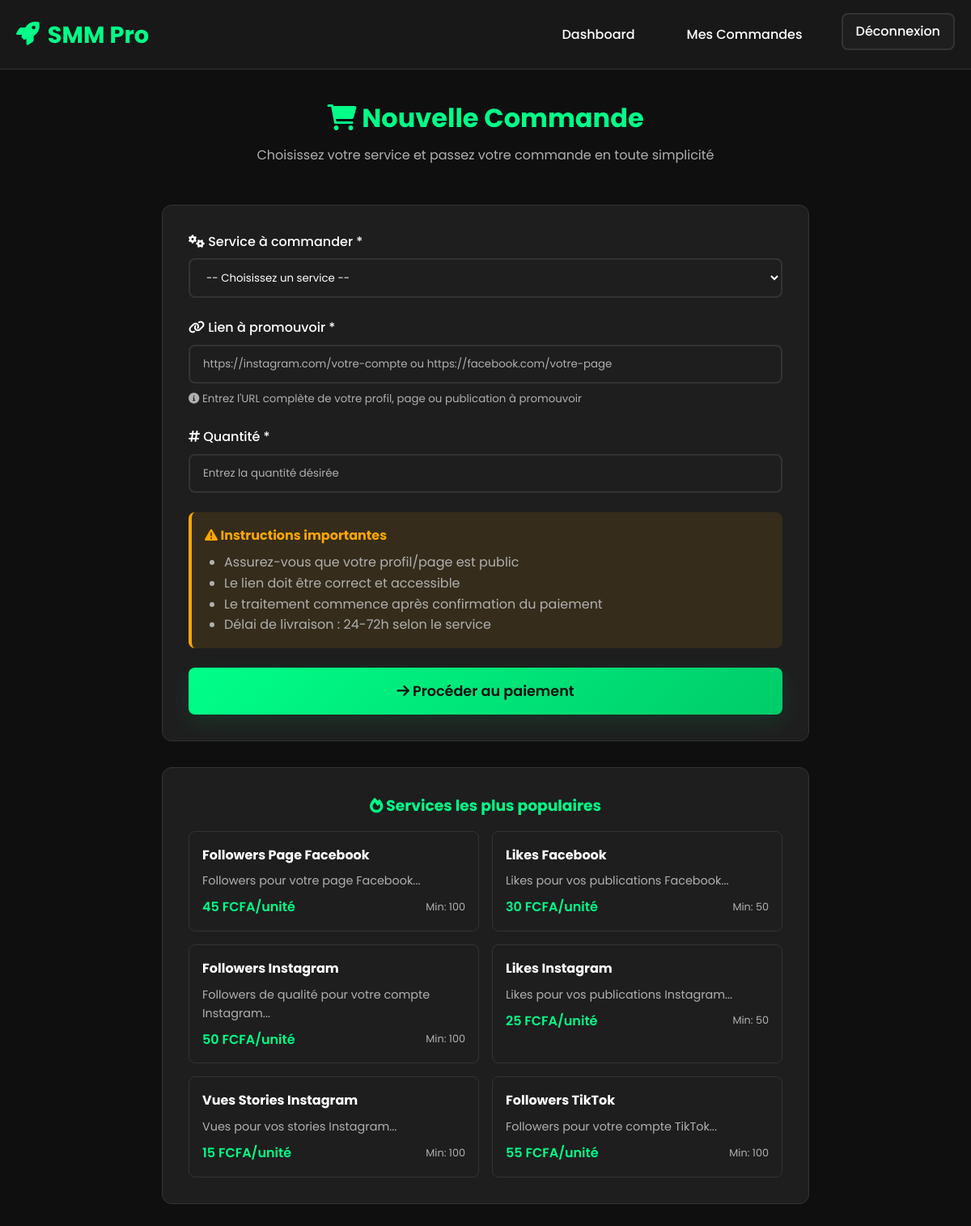
Screenshot of /order.php (signed in) with the database file from the repository.
### tables this page shows
CREATE TABLE IF NOT EXISTS services (
    id INT AUTO_INCREMENT PRIMARY KEY,
    category_id INT NOT NULL,
    name VARCHAR(200) NOT NULL,
    description TEXT,
    price_per_unit DECIMAL(10,2) NOT NULL,
    min_quantity INT DEFAULT 1,
    max_quantity INT DEFAULT 10000,
    is_active BOOLEAN DEFAULT TRUE,
    created_at TIMESTAMP DEFAULT CURRENT_TIMESTAMP,
    FOREIGN KEY (category_id) REFERENCES categories(id) ON DELETE CASCADE
);

### config/database.php (called while the page is built, shortened)
<?php
class Database {
    private $connection;
    public function __construct() {
        try {
            $this->connection = new PDO(
                "mysql:host=" . DB_HOST . ";dbname=" . DB_NAME . ";charset=utf8mb4",
                DB_USER,
                DB_PASS,
                [
                    PDO::ATTR_ERRMODE => PDO::ERRMODE_EXCEPTION,
                    PDO::ATTR_DEFAULT_FETCH_MODE => PDO::FETCH_ASSOC,
                    PDO::ATTR_EMULATE_PREPARES => false
                ]
            );
        } catch(PDOException $e) {
            die("Erreur de connexion à la base de données: " . $e->getMessage());
        }
    }
    public function query($sql, $params = []) {
        $stmt = $this->connection->prepare($sql);
        $stmt->execute($params);
        return $stmt;
    }
    public function fetchAll($sql, $params = []) {
        return $this->query($sql, $params)->fetchAll();
    }
}
?>

### includes/auth.php (called while the page is built, shortened)
<?php
require_once '/home/u634930929/domains/darkgoldenrod-turkey-940813.hostingersite.com/public_html/config/database.php';
function formatPrice($price) {
    return number_format($price, 0, ',', ' ') . ' FCFA';
}
?>

### order.php (the view, shortened to what this page needs)
<?php
require_once 'includes/auth.php';
$db = new Database();
$services = $db->fetchAll("
    SELECT s.*, c.name as category_name
    FROM services s
    JOIN categories c ON s.category_id = c.id
    WHERE s.is_active = 1
    ORDER BY c.name, s.name
");
?>
<!DOCTYPE html>
<html lang="fr">
<head>
    <link rel="stylesheet" href="assets/css/style.css">
    <link rel="stylesheet" href="https://cdnjs.cloudflare.com/ajax/libs/font-awesome/6.0.0/css/all.min.css">
</head>
<body>
    <nav class="navbar">
        <div class="container">
            <div class="nav-content">
                <a href="index.php" class="logo">
                    <i class="fas fa-rocket"></i>
                    <?php echo SITE_NAME; ?>
                </a>
                <ul class="nav-links">
                    <li><a href="dashboard.php">Dashboard</a></li>
                    <li><a href="orders.php">Mes Commandes</a></li>
                    <li><a href="logout.php" class="btn btn-secondary">Déconnexion</a></li>
                </ul>
            </div>
        </div>
    </nav>
    <div class="container" style="margin-top: 120px; margin-bottom: 4rem;">
        <div style="max-width: 800px; margin: 0 auto;">
            <div style="text-align: center; margin-bottom: 3rem;">
                <h1 style="color: var(--primary-color); margin-bottom: 0.5rem;">
                    <i class="fas fa-shopping-cart"></i> Nouvelle Commande
                </h1>
                <p style="color: var(--text-secondary);">
                    Choisissez votre service et passez votre commande en toute simplicité
                </p>
            </div>
            <div class="card">
                <form method="POST" action="" id="orderForm">
                    <div class="form-group">
                        <label for="service_id">
                            <i class="fas fa-cogs"></i> Service à commander *
                        </label>
                        <select id="service_id" name="service_id" class="form-control" required onchange="updateServiceInfo()">
                            <option value="">-- Choisissez un service --</option>
                        </select>
                    </div>
                    <div class="form-group">
                        <label for="link">
                            <i class="fas fa-link"></i> Lien à promouvoir *
                        </label>
                        <input type="url" id="link" name="link" class="form-control"
                               placeholder="https://instagram.com/votre-compte ou https://facebook.com/votre-page"
                               value="<?php echo isset($_POST['link']) ? htmlspecialchars($_POST['link']) : ''; ?>"
                               required>
                        <small style="color: var(--text-secondary); margin-top: 0.5rem; display: block;">
                            <i class="fas fa-info-circle"></i>
                            Entrez l'URL complète de votre profil, page ou publication à promouvoir
                        </small>
                    </div>
                    <div class="form-group">
                        <label for="quantity">
                            <i class="fas fa-hashtag"></i> Quantité *
                        </label>
                        <input type="number" id="quantity" name="quantity" class="form-control"
                               placeholder="Entrez la quantité désirée"
                               value="<?php echo isset($_POST['quantity']) ? $_POST['quantity'] : ''; ?>"
                               min="1" required oninput="calculateTotal()">
                    </div>
                    <div style="margin-bottom: 1.5rem; padding: 1rem; background: rgba(255, 165, 0, 0.1); border-radius: 8px; border-left: 4px solid var(--warning-color);">
                        <h4 style="color: var(--warning-color); margin-bottom: 0.5rem;">
                            <i class="fas fa-exclamation-triangle"></i> Instructions importantes
                        </h4>
                        <ul style="color: var(--text-secondary); margin: 0; padding-left: 1.5rem;">
                            <li>Assurez-vous que votre profil/page est public</li>
                            <li>Le lien doit être correct et accessible</li>
                            <li>Le traitement commence après confirmation du paiement</li>
                            <li>Délai de livraison : 24-72h selon le service</li>
                        </ul>
                    </div>
                    <button type="submit" class="btn btn-primary" style="width: 100%; font-size: 1.1rem; padding: 1rem;" id="submitBtn" disabled>
                        <i class="fas fa-arrow-right"></i> Procéder au paiement
                    </button>
                </form>
            </div>
            <div class="card" style="margin-top: 2rem;">
                <h3 style="color: var(--primary-color); margin-bottom: 1rem; text-align: center;">
                    <i class="fas fa-fire"></i> Services les plus populaires
                </h3>
                <div style="display: grid; grid-template-columns: repeat(auto-fit, minmax(250px, 1fr)); gap: 1rem;">
                    <?php
                    $popular_services = array_slice($services, 0, 6);
                    foreach ($popular_services as $service):
                    ?>
                        <div style="padding: 1rem; border: 1px solid var(--border-color); border-radius: 8px; cursor: pointer; transition: all 0.3s ease;"
                             onclick="selectService(<?php echo $service['id']; ?>)">
                            <h4 style="color: var(--text-primary); margin-bottom: 0.5rem; font-size: 1rem;">
                                <?php echo htmlspecialchars($service['name']); ?>
                            </h4>
                            <p style="color: var(--text-secondary); font-size: 0.9rem; margin-bottom: 0.5rem;">
                                <?php echo htmlspecialchars(substr($service['description'], 0, 80) . '...'); ?>
                            </p>
                            <div style="display: flex; justify-content: space-between; align-items: center;">
                                <span style="color: var(--primary-color); font-weight: 600;">
                                    <?php echo formatPrice($service['price_per_unit']); ?>/unité
                                </span>
                                <span style="font-size: 0.8rem; color: var(--text-secondary);">
                                    Min: <?php echo number_format($service['min_quantity']); ?>
                                </span>
                            </div>
                        </div>
                    <?php endforeach; ?>
                </div>
            </div>
        </div>
    </div>
</body>
</html>

### assets/css/style.css (style rules this page uses)
:root { --primary-color: #00ff88; --primary-dark: #00cc6a; --secondary-color: #1a1a1a; --dark-bg: #0f0f0f; --card-bg: #1e1e1e; --text-primary: #ffffff; --text-secondary: #b0b0b0; --border-color: #333333; --success-color: #00ff88; --warning-color: #ffa500; --error-color: #ff4444; --gradient-primary: linear-gradient(135deg, #00ff88 0%, #00cc6a 100%); --gradient-dark: linear-gradient(135deg, #1a1a1a 0%, #0f0f0f 100%); --shadow: 0 10px 30px rgba(0, 255, 136, 0.1); --shadow-hover: 0 15px 40px rgba(0, 255, 136, 0.2); }
* { margin: 0; padding: 0; box-sizing: border-box; }
body { font-family: 'Poppins', sans-serif; background: var(--dark-bg); color: var(--text-primary); line-height: 1.6; overflow-x: hidden; }
.container { max-width: 1200px; margin: 0 auto; padding: 0 20px; }
.navbar { background: rgba(26, 26, 26, 0.95); backdrop-filter: blur(10px); padding: 1rem 0; position: fixed; top: 0; left: 0; right: 0; z-index: 1000; border-bottom: 1px solid var(--border-color); }
.nav-content { display: flex; justify-content: space-between; align-items: center; }
.logo { font-size: 1.8rem; font-weight: 700; color: var(--primary-color); text-decoration: none; display: flex; align-items: center; gap: 10px; }
.nav-links { display: flex; list-style: none; gap: 2rem; align-items: center; }
.nav-links a { color: var(--text-primary); text-decoration: none; font-weight: 500; transition: all 0.3s ease; padding: 0.5rem 1rem; border-radius: 8px; }
.btn { padding: 12px 24px; border: none; border-radius: 8px; font-weight: 600; font-family: inherit; cursor: pointer; transition: all 0.3s ease; text-decoration: none; display: inline-block; text-align: center; position: relative; overflow: hidden; }
.btn-primary { background: var(--gradient-primary); color: var(--dark-bg); box-shadow: var(--shadow); }
.btn-secondary { background: var(--card-bg); color: var(--text-primary); border: 2px solid var(--border-color); }
.card { background: var(--card-bg); border-radius: 12px; padding: 2rem; border: 1px solid var(--border-color); transition: all 0.3s ease; position: relative; overflow: hidden; }
.card::before { content: ''; position: absolute; top: 0; left: 0; right: 0; height: 4px; background: var(--gradient-primary); opacity: 0; transition: opacity 0.3s ease; }
.form-group { margin-bottom: 1.5rem; }
.form-group label { display: block; margin-bottom: 0.5rem; font-weight: 500; color: var(--text-primary); }
.form-control { width: 100%; padding: 12px 16px; border: 2px solid var(--border-color); border-radius: 8px; background: var(--card-bg); color: var(--text-primary); font-family: inherit; transition: all 0.3s ease; }
.form-control::placeholder { color: var(--text-secondary); }
select.form-control { cursor: pointer; }

### rows the page displays
services: name "Followers Page Facebook", description "Followers pour votre page Facebook...", price_per_unit "45 FCFA", min_quantity "100"
services: name "Likes Facebook", description "Likes pour vos publications Facebook...", price_per_unit "30 FCFA", min_quantity "50"
services: name "Followers Instagram", description "Followers de qualité pour votre compte Instagram...", price_per_unit "50 FCFA", min_quantity "100"
services: name "Likes Instagram", description "Likes pour vos publications Instagram...", price_per_unit "25 FCFA", min_quantity "50"
services: name "Vues Stories Instagram", description "Vues pour vos stories Instagram...", price_per_unit "15 FCFA", min_quantity "100"
services: name "Followers TikTok", description "Followers pour votre compte TikTok...", price_per_unit "55 FCFA", min_quantity "100"

### other values shown
SITE_NAME "SMM Pro"
